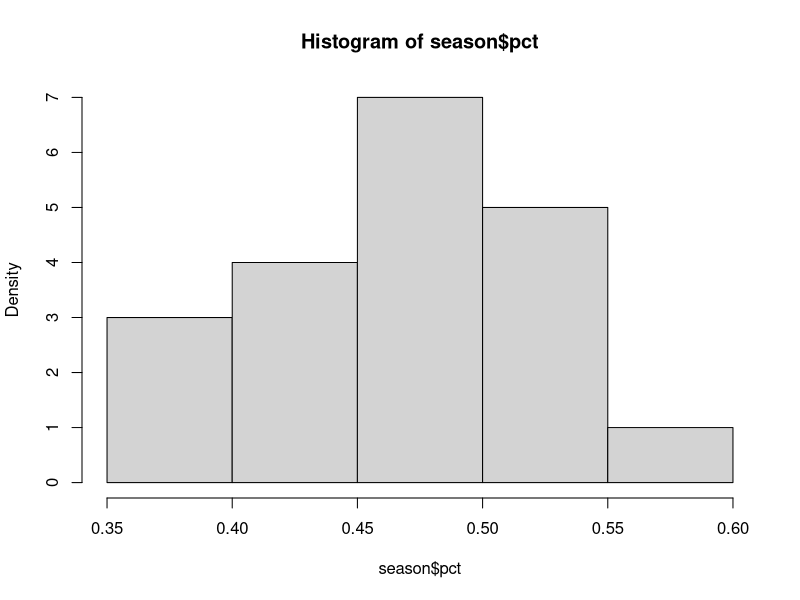

Write the R code that produced this figure.
######################################
#this code simulates a cometitive MLS# 
#season where each team has equal    #
#probability to win, lose, or tie    #
#and compares simulated mean/sd to   #
#theoretical mean/sd                 #
#                                    #
#written by Craig Kerr               #
#cakerr@cpp.edu                      #
######################################

#20 teams playing 28 games.
#change these numbers to match any year's actual numbers
gp=28
teams=20
season<-t(rmultinom(n=teams,size=gp,prob=c(1/3,1/3,1/3)))

#name col row and convert to data frame
colnames(season)<-c("W","L","T")
rownames(season) <- rownames(season, do.NULL = FALSE, prefix = "Team")
season<-data.frame(season)

#calculate points and %points
attach(season)
season$points<-3*W+T
season$pct<-season$points/(3*gp)
detach(season)

#histogram and mean/sd comparison to ideal
hist(season$pct,freq=F)
idealmean<-4/9
mean<-mean(season$pct)
idealsd<-sqrt(14/(81*gp))
sd<-sd(season$pct)

